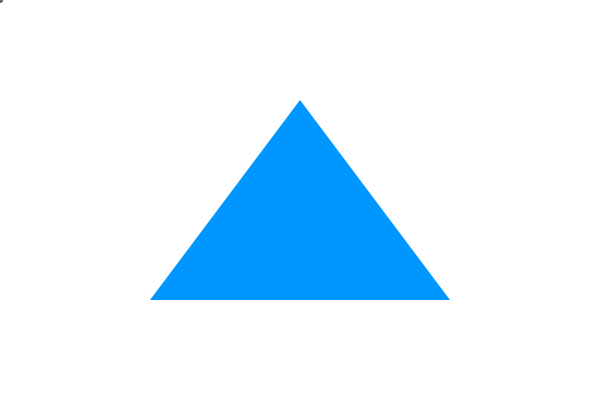
Frame 1 (no input)
Frame 60 (the mouse pressed at the canvas centre just before this capture): identical to frame 1, image omitted
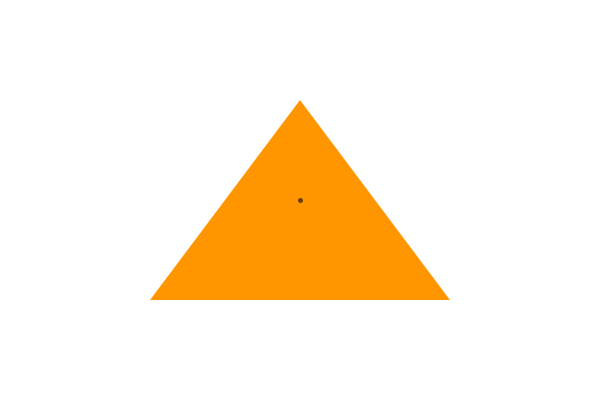
Frame 120 (the mouse held since frame 60 and released just before this capture)

The Processing sketch that drew these frames (run headless with seeded random() and noise(); from frame 60 on, the mouse is pressed at the canvas centre):

// Processing sketch: TriPoint
// ── TriPoint.pde

/*
TRIANGLE/POINT
Jeff Thompson | 2015 | ww.jeffreythompson.org

*/

float px = 0;        // point (set by mouse)
float py = 0;

float x1 = 300;      // three points of the triangle
float y1 = 100;
float x2 = 450;
float y2 = 300;
float x3 = 150;
float y3 = 300;


void setup() {
  size(600,400);
  noCursor();
  
  strokeWeight(5);   // make point easier to see
}


void draw() {
  background(255);

  // mouse point to mouse coordinates
  px = mouseX;
  py = mouseY;
  
  // check for collision
  // if hit, change fill color
  boolean hit = triPoint(x1,y1, x2,y2, x3,y3, px,py);
  if (hit) fill(255,150,0);
  else fill(0,150,255);
  noStroke();
  triangle(x1,y1, x2,y2, x3,y3);
  
  // draw the point
  stroke(0, 150);
  point(px,py);  
}


// TRIANGLE/POINT
boolean triPoint(float x1, float y1, float x2, float y2, float x3, float y3, float px, float py) {
  
  // get the area of the triangle
  float areaOrig = abs( (x2-x1)*(y3-y1) - (x3-x1)*(y2-y1) );
  
  // get the area of 3 triangles made between the point
  // and the corners of the triangle
  float area1 =    abs( (x1-px)*(y2-py) - (x2-px)*(y1-py) );
  float area2 =    abs( (x2-px)*(y3-py) - (x3-px)*(y2-py) );
  float area3 =    abs( (x3-px)*(y1-py) - (x1-px)*(y3-py) );
  
  // if the sum of the three areas equals the original, 
  // we're inside the triangle!
  if (area1 + area2 + area3 == areaOrig) {
    return true;
  }
  return false;
}
